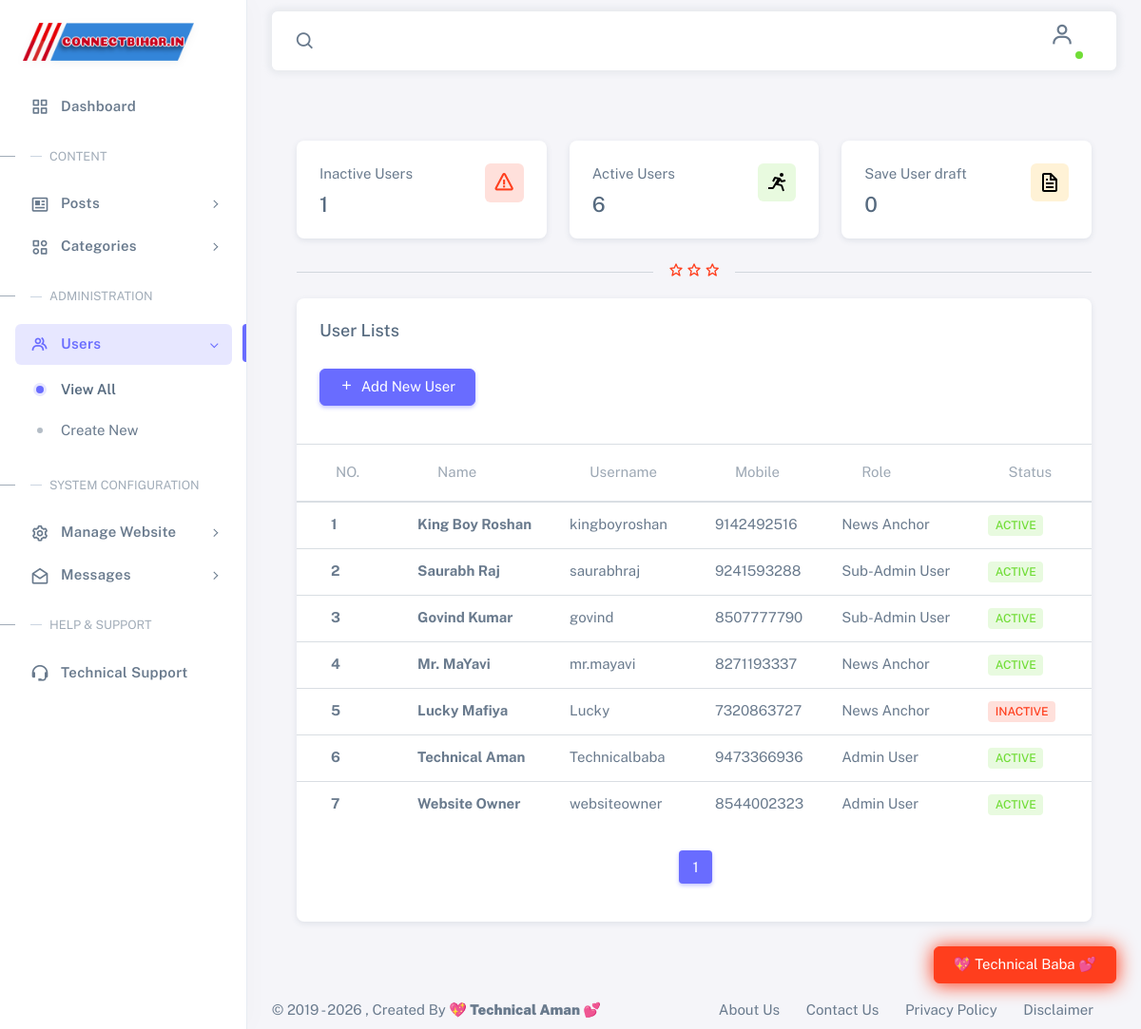
Screenshot of /root-admin/dashboard/view-user.php (signed in) with the database file from the repository.
### tables this page shows
CREATE TABLE `settings` (
  `websitename` varchar(60) DEFAULT NULL,
  `favicon` varchar(255) DEFAULT NULL,
  `logo` varchar(255) DEFAULT NULL,
  `footerdesc` varchar(255) DEFAULT NULL,
  `keywords` text DEFAULT NULL,
  `watterMark` varchar(255) DEFAULT NULL,
  `workEmail` varchar(191) DEFAULT NULL,
  `websiteTitle` varchar(225) DEFAULT NULL,
  `websiteUrl` varchar(999) NOT NULL,
  `contactPhone` varchar(50) DEFAULT NULL,
  `contactAddress` text DEFAULT NULL,
  `metaDescription` text DEFAULT NULL,
  `metaAuthor` varchar(100) DEFAULT NULL,
  `robotsIndex` varchar(50) NOT NULL DEFAULT 'index, follow',
  `socialFacebook` varchar(255) DEFAULT NULL,
  `socialTwitter` varchar(255) DEFAULT NULL,
  `socialInstagram` varchar(255) DEFAULT NULL,
  `socialLinkedin` varchar(255) DEFAULT NULL,
  `socialYoutube` varchar(255) DEFAULT NULL,
  `socialWhatsapp` varchar(255) DEFAULT NULL,
  `googleAnalytics` text DEFAULT NULL,
  `googleAdsense` varchar(100) DEFAULT NULL,
  `customHeadCode` text DEFAULT NULL,
  `customFooterCode` text DEFAULT NULL,
  `maintenanceMode` tinyint(1) NOT NULL DEFAULT 0,
  `maintenanceMsg` text DEFAULT NULL,
  `mailDriver` varchar(20) NOT NULL DEFAULT 'mail',
  `smtpHost` varchar(191) DEFAULT NULL,
  `smtpPort` int(5) NOT NULL DEFAULT 587,
  `smtpUser` varchar(191) DEFAULT NULL,
  `smtpPass` text DEFAULT NULL,
  `smtpEncryption` varchar(10) NOT NULL DEFAULT 'tls',
  `smtpFromEmail` varchar(191) DEFAULT NULL,
  `smtpFromName` varchar(191) DEFAULT NULL
);

CREATE TABLE `user` (
  `user_id` int(10) UNSIGNED NOT NULL,
  `username` varchar(30) DEFAULT NULL,
  `first_name` varchar(30) NOT NULL,
  `last_name` varchar(30) NOT NULL,
  `phone` varchar(15) DEFAULT NULL,
  `email` varchar(225) DEFAULT NULL,
  `password` varchar(40) DEFAULT NULL,
  `role` int(11) NOT NULL DEFAULT 0,
  `userStatus` varchar(10) NOT NULL DEFAULT 'W',
  `rDate` timestamp NOT NULL DEFAULT current_timestamp(),
  `taken` int(11) DEFAULT NULL
);

### root-admin/dashboard/view-user.php (the view, shortened to what the rows shown need)
<?php include_once "_header.php";
include_once "_subHeader.php"; ?>
<?php
include_once "../app/_DBconnect.php";
if (isset($_GET['page'])) {
    $page = @$_GET['page'];
} else {
    $page = 1;
}
$offset = ($page - 1) * $limit;
if ($_SESSION['author_id'] != 1) {
    $selectUser = "SELECT * FROM user WHERE taken={$_SESSION['author_id']} ORDER BY user_id DESC
        LIMIT {$offset},{$limit}";
} else {
    $selectUser = "SELECT * FROM user ORDER BY user_id DESC
        LIMIT {$offset},{$limit}";
}
$userQuery = mysqli_query($conn, $selectUser); ?>
<div class="container-fluid flex-grow-1 container-p-y">
    <div class="container my-5">
        <div class="card">
            <div class="table-responsive text-nowrap">
                <table class="table table-hover">
                    <thead>
                        <tr>
                            <th>
                                <button disabled="disabled" class="btn btn-outline-secoundary">NO.</button>
                            </th>
                            <th><button disabled="disabled" class="btn btn-outline-secoundary">Name</button></th>
                            <th><button disabled="disabled" class="btn btn-outline-secoundary">Username</button></th>
                            <th><button disabled="disabled" class="btn btn-outline-secoundary">Mobile</button></th>
                            <th><button disabled="disabled" class="btn btn-outline-secoundary">Role</button>
                            </th>
                            <th><button disabled="disabled" class="btn btn-outline-secoundary">Status</button>
                            </th>
                        </tr>
                    </thead>
                    <tbody class="table-border-bottom-0">
                        <?php if (mysqli_num_rows($userQuery) > 0) {
                            $serial = $offset + 1;
                            while ($userD = mysqli_fetch_assoc($userQuery)) {
                                ?>
                                <tr>
                                    <td><i class="fab fa-angular fa-lg text-danger me-3"></i> <strong>
                                            <?php echo $serial ?>
                                        </strong></td>
                                    <td><strong>
                                            <?php echo @$userD['first_name'] . " " . @$userD['last_name']; ?>
                                        </strong></td>
                                    <td>
                                        <?php echo @$userD['username']; ?>
                                    </td>
                                    <td>
                                        <?php echo @$userD['phone']; ?>
                                    </td>
                                    <td>
                                        <?php
                                        if (@$userD['role'] == 1) {
                                            echo 'Admin User';
                                        } elseif (@$userD['role'] == 2) {
                                            echo 'Sub-Admin User';
                                        } elseif (@$userD['role'] == 3) {
                                            echo 'News Anchor';
                                        } else {
                                            echo 'Oprator';
                                        } ?>
                                    </td>
                                    <td>
                                        <?php
                                        if ($userD['userStatus'] == 'Y') {
                                            echo '<span class="badge bg-label-success me-1">Active</span></td>';
                                        } elseif ($userD['userStatus'] == 'N') {
                                            echo '<span class="badge bg-label-danger me-1">Inactive</span></td>';
                                        } elseif ($userD['userStatus'] == 'W') {
                                            echo '<span class="badge bg-label-warning me-1">Save Draft</span></td>';
                                        }
                                        ?>
                                </tr>
                                <?php $serial++;
                            }
                        } else {
                            echo "<tr><td></td></tr>";
                        } ?>
                    </tbody>
                </table>
            </div>
        </div>
    </div>
</div>
<?php include_once "_footer.php"; ?>

### admin/_header.php (shortened to what the rows shown need)
<?php session_start();
include_once ('app/config.php');
$settingd = mysqli_fetch_assoc(mysqli_query($conn, 'SELECT * FROM settings'));
$url = $settingd['websiteUrl']; ?>
<!DOCTYPE html>
<html lang="en" class="light-style layout-menu-fixed" dir="ltr" data-theme="theme-default" data-assets-path="<?php echo $url; ?>/assets/"
  data-template="vertical-menu-template-free">
<head>
  <link href="https://unpkg.com/boxicons@2.1.4/css/boxicons.min.css" rel="stylesheet" />
  <link rel="stylesheet" href="../assets/admin/vendor/css/core.css" class="template-customizer-core-css" />
  <link rel="stylesheet" href="../assets/admin/vendor/css/theme-default.css" class="template-customizer-theme-css" />
  <link rel="stylesheet" href="../assets/admin/css/demo.css" />
  <link rel="stylesheet" href="../assets/admin/vendor/libs/perfect-scrollbar/perfect-scrollbar.css" />
  <link rel="stylesheet" href="../assets/admin/vendor/libs/apex-charts/apex-charts.css" />
  <link rel="stylesheet" href="../assets/admin/summernotes/summernote-lite.min.css">
</head>
<body>
  <div class="layout-wrapper layout-content-navbar">
    <div class="layout-container">
      <aside id="layout-menu" class="layout-menu menu-vertical menu bg-menu-theme" style="border-right: 1px solid rgba(226, 232, 240, 0.8); box-shadow: 4px 0 24px rgba(0,0,0,0.02);">
        <div class="app-brand demo" style="padding: 20px 1.5rem;">
          <a href="./" class="app-brand-link">
            <span class="app-brand-logo-full">
              <img src="<?php echo $url; ?>/assets/images/<?php echo $settingd['logo']; ?>" alt="<?php echo $settingd['websitename']; ?>"
                style="max-height: 40px; width: auto; object-fit: contain; filter: drop-shadow(0 2px 4px rgba(0,0,0,0.05));">
            </span>
          </a>
        </div>
      </aside>
      <div class="layout-page">

### rows the page displays
settings: websiteUrl+logo (picture)
user: first_name "King Boy", last_name "Roshan", username "kingboyroshan", phone "9142492516", role "News Anchor", userStatus "ACTIVE"
user: first_name "Saurabh", last_name "Raj", username "saurabhraj", phone "9241593288", role "Sub-Admin User", userStatus "ACTIVE"
user: first_name "Govind", last_name "Kumar", username "govind", phone "8507777790", role "Sub-Admin User", userStatus "ACTIVE"
user: first_name "Mr.", last_name "MaYavi", username "mr.mayavi", phone "8271193337", role "News Anchor", userStatus "ACTIVE"
user: first_name "Lucky", last_name "Mafiya", username "Lucky", phone "7320863727", role "News Anchor", userStatus "INACTIVE"
user: first_name "Technical", last_name "Aman", username "Technicalbaba", phone "9473366936", role "Admin User", userStatus "ACTIVE"
user: first_name "Website", last_name "Owner", username "websiteowner", phone "8544002323", role "Admin User", userStatus "ACTIVE"
